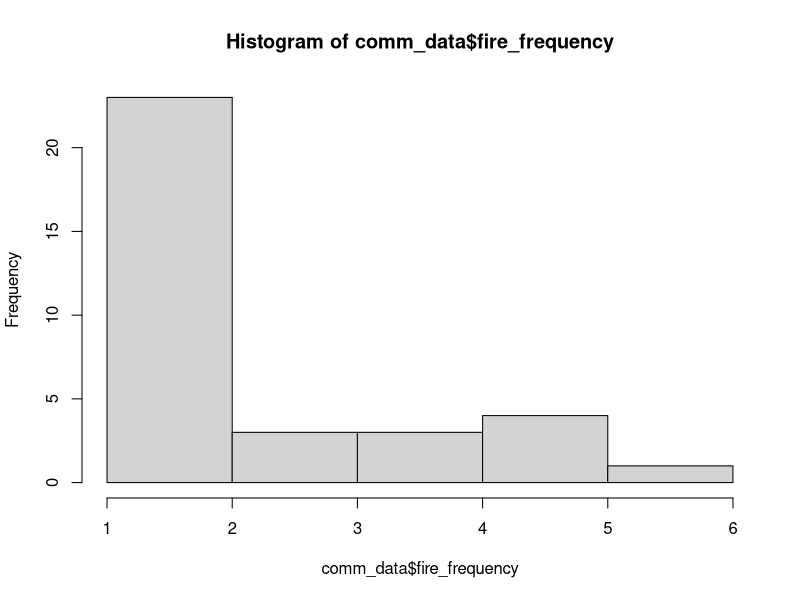
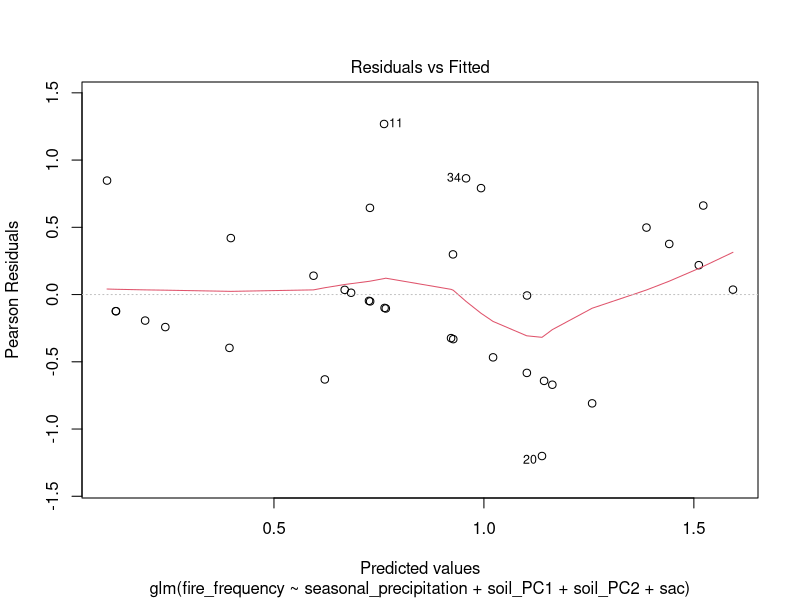
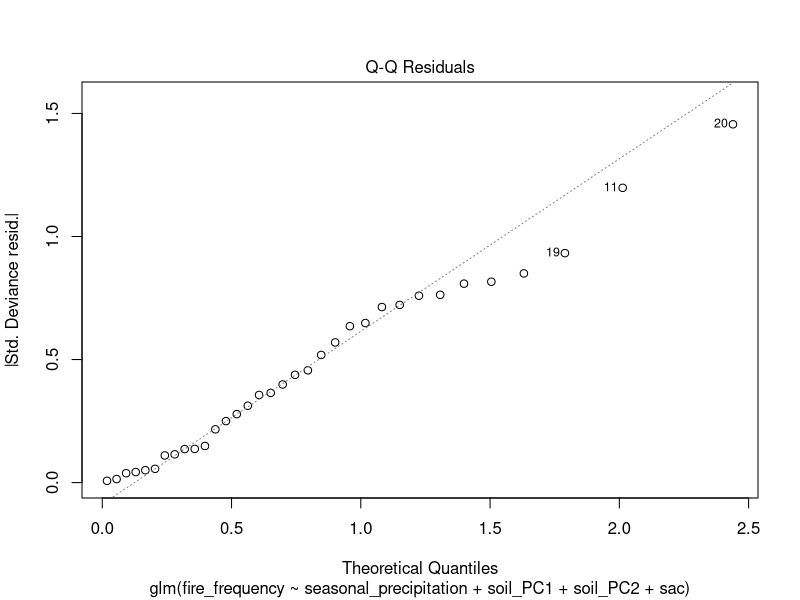
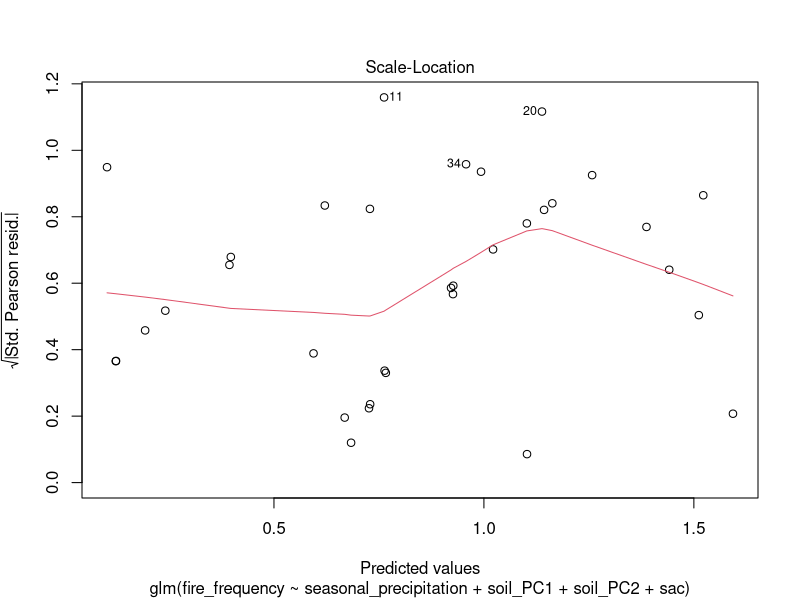
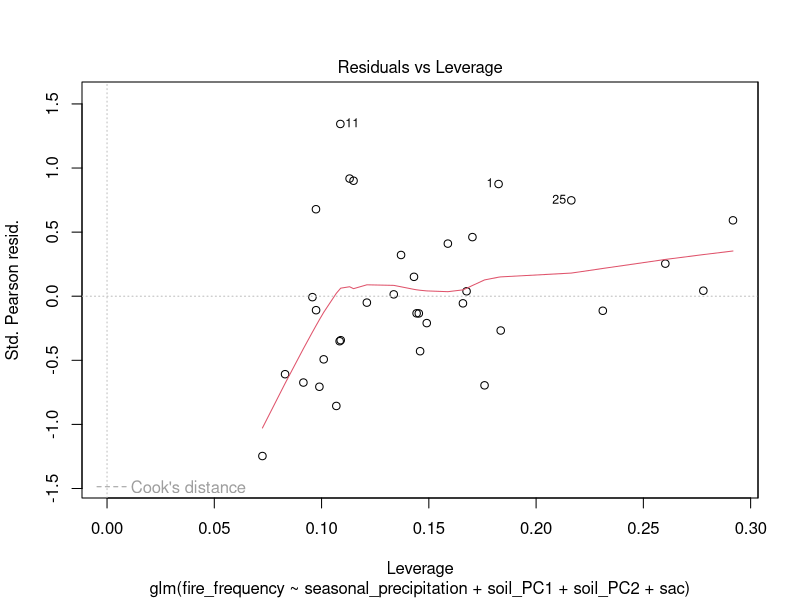

The R source for these figures, in order: (Note: this script raises an error after producing the figures.)
########################## LOADING LIBRARIES ##################################

### maintained packages
if (!require("tidyverse")) install.packages("tidyverse"); require("tidyverse")
if (!require("ggplot2")) install.packages("ggplot2"); library("ggplot2")
if (!require("ggpubr")) install.packages("ggpubr"); library("ggpubr")
if (!require("ape")) install.packages("ape"); library("ape")
if (!require("vegan")) install.packages("vegan"); library("vegan")
if (!require("spdep")) install.packages("spdep"); library("spdep")

############################### LOADING DATA ###################################

### environmental data
comm_data = read.csv("0_data/comm_data.csv", sep=",", h=T)
head(comm_data)

### species data
ind_data = read.csv("0_data/ind_data.csv", sep=",", h=T, stringsAsFactors = T)
head(ind_data)

############################ PROCESSING DATA ##################################

### processing individual data
ind_data  =  ind_data %>% 
  filter(!is.na(sp)) %>% 
  unite("plot_id", site, plot, sep="_", remove = FALSE)

### processing community data
comm_data  =  comm_data %>% 
  unite("plot_id", site, plot, sep="_", remove = FALSE)

### transforming fire
comm_data = comm_data %>% 
  mutate(fire_frequency = burned * 10)

### scaled predictors
s_comm_data = comm_data %>% 
  mutate(
    s_fire_frequency = scale(fire_frequency),
    seasonal_precipitation = scale(seasonal_precipitation),
    soil_PC1 = scale(soil_PC1),
    soil_PC2 = scale(soil_PC2)
  )

hist(comm_data$fire_frequency)

########################## OVERALL PARAMETERS ##########################

### all explanatory vars
all_explanatory = c("s_fire_frequency", 
                    "seasonal_precipitation",
                    "soil_PC1",
                    "soil_PC2"
)

### all x-axis labels
all_xlabels = c("Fire frequency",
                "Seasonal precipitation",
                "Soil PC1",
                "Soil PC2"
                
)

################################# ORDINATION ###################################

### sp presence matrix
plot_mtx = ind_data %>% 
  group_by(plot_id, sp) %>% 
  reframe(n = n()) %>% 
  mutate(n = case_when(n >1 ~ 1, T ~ n)) %>% 
  pivot_wider(
    names_from =  sp,
    names_expand = T,
    values_from = n,
    values_fill = 0
  )

### dissimilarity
distance = vegdist(plot_mtx[,-1], method = "bray")
exdistance = stepacross(dis = distance, path = "extended")

### pcoa
ord = pcoa(exdistance)
ord$values
sum(ord$values$Relative_eig)

#################################### MANTEL TEST ################################

### all species names
spp_names = as.character(unique(ind_data$sp))

### species presence per plot
plot_spp = ind_data %>% 
  mutate(plot_id = as.character(plot_id)) %>% 
  group_by(plot_id) %>% 
  reframe(sp = as.character(unique(sp)), presence = 1) %>% 
  pivot_wider(names_from = sp,
              names_expand = T,
              values_from = presence,
              values_fill = as.integer(0)
  )

### diversity per plot
plot_div = comm_data %>% 
  unite("plot_id", site, plot, sep="_", remove = FALSE) %>% 
  mutate(plot_id = as.character(plot_id)) %>% 
  dplyr::select(any_of(c("plot_id", 
                         "richness", 
                         "fisher",
                         "floristic_PCo1",
                         "floristic_PCo2"
  ) 
  ) 
  )

### environment per plot
plot_env = comm_data %>% 
  unite("plot_id", site, plot, sep="_", remove = FALSE) %>% 
  mutate(plot_id = as.character(plot_id)) %>% 
  dplyr::select(any_of(c("plot_id", 
                         "fire_frequency", 
                         "seasonal_precipitation",
                         "soil_PC1",
                         "soil_PC2"
                          ) 
                      ) 
  )

### coordinates per plot
plot_coords = comm_data %>% 
  unite("plot_id", site, plot, sep="_", remove = FALSE) %>% 
  select("plot_id", "longitude", "latitude")

### transforming in matrix
plot_spp_mtx = as.matrix(plot_spp[,-1])
plot_env_mtx = as.matrix(plot_env[,-1])
plot_rich_mtx = as.matrix(plot_div[,"richness"])
plot_fish_mtx = as.matrix(plot_div[,"fisher"])
plot_flo1_mtx = as.matrix(plot_div[,"floristic_PCo1"])
plot_flo2_mtx = as.matrix(plot_div[,"floristic_PCo2"])
plot_fire_mtx = as.matrix(plot_env[,"fire_frequency"])
plot_precip_mtx = as.matrix(plot_env[,"seasonal_precipitation"])
plot_soil1_mtx = as.matrix(plot_env[,"soil_PC1"])
plot_soil2_mtx = as.matrix(plot_env[,"soil_PC2"])
plot_coords_mtx = as.matrix(plot_coords[,-1])

### naming rows
rownames(plot_spp_mtx) = plot_spp$plot_id
rownames(plot_rich_mtx) = plot_div$plot_id
rownames(plot_fish_mtx) = plot_div$plot_id
rownames(plot_flo1_mtx) = plot_div$plot_id
rownames(plot_flo2_mtx) = plot_div$plot_id
rownames(plot_env_mtx) = plot_env$plot_id
rownames(plot_fire_mtx) =  plot_env$plot_id
rownames(plot_precip_mtx) =  plot_env$plot_id
rownames(plot_soil1_mtx) =  plot_env$plot_id
rownames(plot_soil2_mtx) =  plot_env$plot_id
rownames(plot_coords_mtx) = plot_coords$plot_id

### dissimilarity matrices
distance = vegdist(plot_mtx[,-1], method = "bray")
spp_dist = stepacross(dis = distance, path = "extended")
rich_dist = dist(plot_rich_mtx, method = "euclidean")
fish_dist = dist(plot_fish_mtx, method = "euclidean")
flo1_dist = dist(plot_flo1_mtx, method = "euclidean")
flo2_dist = dist(plot_flo2_mtx, method = "euclidean")
env_dist = dist(plot_env_mtx, method = "euclidean")
fire_dist = dist(plot_fire_mtx, method = "euclidean")
precip_dist = dist(plot_precip_mtx, method = "euclidean")
soil1_dist = dist(plot_soil1_mtx, method = "euclidean")
soil2_dist = dist(plot_soil2_mtx, method = "euclidean")
geo_dist = dist(plot_coords_mtx, method = "euclidean")

### MANTEL
mantel.test(m1 = as.matrix(geo_dist), 
            m2 = as.matrix(flo2_dist), 
            graph = FALSE, 
            nperm = 999, 
            alternative = "greater"
            )

### PARTIAL MANTEL
mantel_test = vegan::mantel.partial(
  xdis = fire_dist,
  ydis = spp_dist,
  zdis = geo_dist,
  method="pearson", 
  permutations=999
)

### spatial neighbors list
coords <- cbind(s_comm_data$longitude, s_comm_data$latitude)
neighbors <- knearneigh(coords, k = 9)  # k-nearest neighbors
listw <- nb2listw(knn2nb(neighbors), style = "W")

################################# FIRE REGIME #################################

### calculate sac
s_comm_data$sac <- lag.listw(listw, s_comm_data$fire_frequency)

### glm model
glm_fire1 = glm(
  data = s_comm_data,
  #fire_frequency ~ seasonal_precipitation + soil_PC1 + soil_PC2,
  fire_frequency ~ seasonal_precipitation + soil_PC1 + soil_PC2 + sac, 
  family = poisson("log")
)

summary(glm_fire1)
plot(glm_fire1)
shapiro.test( residuals(glm_fire1) )

### plot model? 
show_model = c(FALSE,FALSE,TRUE, FALSE)
## graphical parameter
tiff("1_plots/fire_plots.tiff", 
     units="cm", width=14, height=14, res=600)
par(mfrow = c(2,2))
par(mar = c(4.5, 4, 1, 1))
### plots 
for(i in 1:length(all_explanatory) ){
  ## variables names
  x = all_explanatory[i]
  y = "fire_frequency"
  ## get variables
  pred = as.numeric(s_comm_data[[x]])
  resp = as.numeric(s_comm_data[[y]])
  ## simple model for each predictor
  model = glm(resp ~ pred, poisson("log"))
  ## plot model
  plot_glm(
    data = s_comm_data,
    x = x,
    y = y, 
    model = model,
    show_model = show_model[i],
    x_label = all_xlabels[i], 
    y_label = "Fire frequency"
  )
}
dev.off()

### export fire map
tiff("1_plots/fire_map.tiff", 
     units="cm", width=6.5, height=6.5, res=600)
ggplot(data = comm_data) +
  geom_point(aes(x = longitude, 
                 y = latitude,
                 size = fire_frequency
  ),
  alpha = 0.20,
  position = position_jitter(height= 0.25, width = 0.25)
  ) +
  scale_size(
    breaks = c(1,3,6),
    labels = c(1,3,6),
    guide = "legend"
  )+
  xlab("Longitude") +
  ylab("Latitude") +
  theme(panel.background=element_rect(fill="white"),
        panel.grid=element_line(colour=NULL),
        panel.border=element_rect(fill=NA,colour="black"),
        axis.title.x = element_text(size=10),
        axis.title.y = element_text(size=10),
        axis.text.x = element_text(size= 10, angle = 0),
        axis.text.y = element_text(size= 10, angle = 0),
        legend.title= element_blank(),
        legend.key.size =  unit(0.05, 'cm'),
        legend.background = element_rect(colour = "black", linetype='solid', fill = NA),
        legend.key = element_rect(colour = NA, fill = NA),
        legend.direction="vertical",
        legend.position = c(0.8,0.70)
  )
dev.off()

############################## SPECIES RICHNESS ###############################

##### species richeness
hist(log(s_comm_data$richness) )
### compute SAC
s_comm_data$sac <- lag.listw(listw, s_comm_data$richness)
### species richness model
glm_rich1 = glm(
  data = s_comm_data,
  #richness ~ s_fire_frequency + seasonal_precipitation + soil_PC1 + soil_PC2, 
  richness ~ s_fire_frequency + seasonal_precipitation + soil_PC1 + soil_PC2 + sac, 
  family = poisson(link = "identity")
)
### model summary
summary(glm_rich1)
plot(glm_rich1)
shapiro.test(resid(glm_rich1))

### plot model? 
show_model = c(TRUE,TRUE, FALSE, FALSE)
## graphical parameter
tiff("1_plots/richness_plots.tiff", 
     units="cm", width=14, height=14, res=600)
par(mfrow = c(2,2))
par(mar = c(4.5, 4, 1, 1))
### plots 
for(i in 1:length(all_explanatory) ){
  ## variables names
  x = all_explanatory[i]
  y = "richness"
  ## get variables
  pred = as.numeric(s_comm_data[[x]])
  resp = as.numeric(s_comm_data[[y]])
  ## simple model for each predictor
  model = glm(resp ~ pred, poisson("identity"))
  ## plot model
  plot_glm(
    data = s_comm_data,
    x = x,
    y = y, 
    model = model,
    show_model = show_model[i],
    x_label = all_xlabels[i], 
    y_label = "Species richness"
  )
}
dev.off()

#################################### FISHER ALPHA ##############################

### compute SAC
s_comm_data$sac <- lag.listw(listw, s_comm_data$fisher)

### species diversity model
glm_fish1 = glm(
  data = s_comm_data,
  #fisher ~ s_fire_frequency + seasonal_precipitation + soil_PC1 + soil_PC2, 
  fisher ~ s_fire_frequency + seasonal_precipitation + soil_PC1 + soil_PC2 + sac, 
  family = Gamma(link = "identity")
)

### model summary
summary(glm_fish1)
plot(glm_fish1)
shapiro.test(resid(glm_fish1))

### plot model? 
show_model = c(TRUE, TRUE, FALSE, FALSE)
## graphical parameter
tiff("1_plots/fisher_plots.tiff", 
     units="cm", width=14, height=14, res=600)
par(mfrow = c(2,2))
par(mar = c(4.5, 4, 1, 1))
### plots 
for(i in 1:length(all_explanatory) ){
  ## variables names
  x = all_explanatory[i]
  y = "fisher"
  ## get variables
  pred = as.numeric(s_comm_data[[x]])
  resp = as.numeric(s_comm_data[[y]])
  ## simple model for each predictor
  model = glm(resp ~ pred, Gamma("identity"))
  ## plot model
  plot_glm(
    data = s_comm_data,
    x = x,
    y = y, 
    model = model,
    show_model = show_model[i],
    x_label = all_xlabels[i], 
    y_label = "Fisher's alpha"
  )
}
dev.off()

############################## SPECIES COMPOSITION #############################

###### FIRST AXIS
hist(s_comm_data$floristic_PCo1)

### compute SAC
s_comm_data$sac <- lag.listw(listw, s_comm_data$floristic_PCo1)

### species compostion model 1
glm_comp1 = glm(
  data = s_comm_data,
  # floristic_PCo1 ~ s_fire_frequency + seasonal_precipitation + soil_PC1 + soil_PC2, 
  floristic_PCo1 ~ s_fire_frequency + seasonal_precipitation + soil_PC1 + soil_PC2 + sac, 
  family = gaussian(link = "identity")
)

summary(glm_comp1)
plot(glm_comp1)
shapiro.test(resid(glm_comp1) )

### plot model? 
show_model = c(F, F, T, F)
## graphical parameter
tiff("1_plots/pco1_plots.tiff", 
     units="cm", width=14, height=14, res=600)
par(mfrow = c(2,2))
par(mar = c(4.5, 4, 1, 1))
### plots 
for(i in 1:length(all_explanatory) ){
  ## variables names
  x = all_explanatory[i]
  y = "floristic_PCo1"
  ## get variables
  pred = as.numeric(s_comm_data[[x]])
  resp = as.numeric(s_comm_data[[y]])
  ## simple model for each predictor
  model = glm(resp ~ pred, gaussian("identity"))
  ## plot model
  plot_glm(
    data = s_comm_data,
    x = x,
    y = y, 
    model = model,
    show_model = show_model[i],
    x_label = all_xlabels[i], 
    y_label = "Floristic PCo1"
  )
}
dev.off()

###### SECOND AXIS
hist(comm_data$floristic_PCo2)

### compute SAC
s_comm_data$sac <- lag.listw(listw, s_comm_data$floristic_PCo2)

### species compostion model 2
glm_comp2 = glm(
  data = s_comm_data ,
  # floristic_PCo2 ~ s_fire_frequency + seasonal_precipitation + soil_PC1 + soil_PC2, 
  floristic_PCo2 ~ s_fire_frequency + seasonal_precipitation + soil_PC1 + soil_PC2 + sac, 
  family = gaussian(link = "identity")
)

### summary model
summary(glm_comp2)
plot(glm_comp2)
shapiro.test(resid(glm_comp2) )

### plot model? 
show_model = c(F, F, T, F)
## graphical parameter
tiff("1_plots/pco2_plots.tiff", 
     units="cm", width=14, height=14, res=600)
par(mfrow = c(2,2))
par(mar = c(4.5, 4, 1, 1))
### plots 
for(i in 1:length(all_explanatory) ){
  ## variables names
  x = all_explanatory[i]
  y = "floristic_PCo2"
  ## get variables
  pred = as.numeric(s_comm_data[[x]])
  resp = as.numeric(s_comm_data[[y]])
  ## simple model for each predictor
  model = glm(resp ~ pred, gaussian(link = "identity"))
  ## plot model
  plot_glm(
    data = s_comm_data,
    x = x,
    y = y, 
    model = model,
    show_model = show_model[i],
    x_label = all_xlabels[i], 
    y_label = "Floristic PCo2"
  )
}
dev.off()
